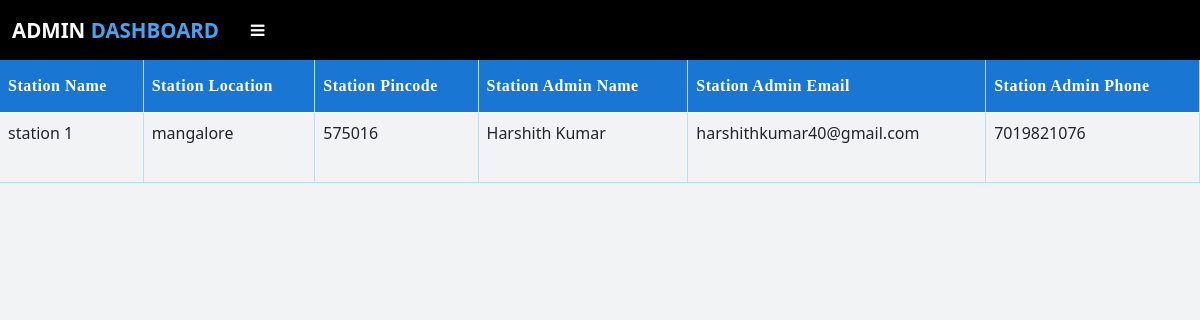
The app's page /stationlist (signed in), older data.
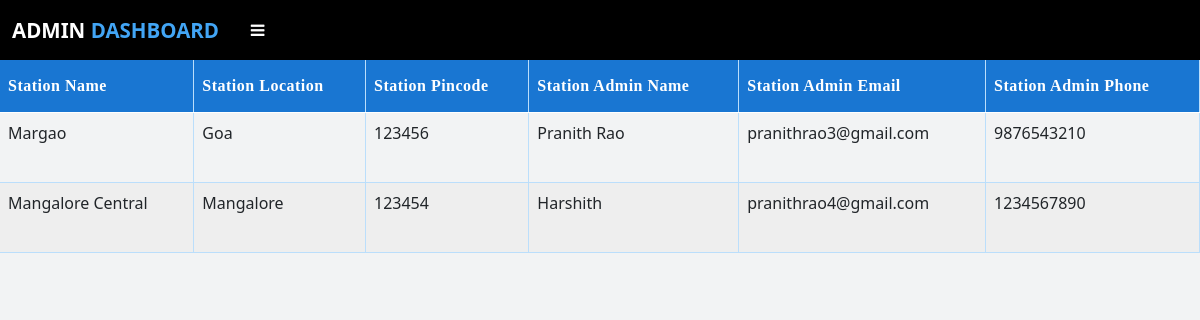
The same page, newer data.
### app.py (models this page shows, shortened)
class Station(db.Model):
    id = db.Column(db.Integer, primary_key=True)
    station_name = db.Column(db.String(100), nullable=False, unique=True)
    station_location = db.Column(db.String(100), nullable=False)
    station_pincode = db.Column(db.String(15), nullable=False)
    name = db.Column(db.String(100), nullable=False)
    email = db.Column(db.String(100), nullable=False, unique=True)
    phone = db.Column(db.String(11), nullable=False, unique=True)
    password = db.Column(db.String(255), nullable=False)

### app.py (the view)
@app.route("/stationlist")
def stationlist():
    if "mainadmin" in session:
        data = Station.query.all()
        return render_template("station_list.html", data=data)
    else:
        flash("Session Expired", "error")
        return redirect(url_for("adminlog"))

### templates/station_list.html (shortened to what this page needs)
{% extends "Admin_layout.html" %}
{% block head %} {{ super() }}
{% endblock %}
{% block content %}
<div class="table-responsive">
  <table class="table">
    <thead>
      <tr>
        <th scope="col">Station Name</th>
        <th scope="col">Station Location</th>
        <th scope="col">Station Pincode</th>
        <th scope="col">Station Admin Name</th>
        <th scope="col">Station Admin Email</th>
        <th scope="col">Station Admin Phone</th>
      </tr>
    </thead>
    <tbody>
      {% for i in data %}
      <tr>
        <td>{{i.station_name}}</td>
        <td>{{i.station_location}}</td>
        <td>{{i.station_pincode}}</td>
        <td>{{i.name}}</td>
        <td>{{i.email}}</td>
        <td>{{i.phone}}</td>
      </tr>
      {% endfor %}
    </tbody>
  </table>
</div>
{% endblock %}

Row changes from the older to the newer data that the page shows:
changed Station: station_name "station 1" → "Margao"; station_location "mangalore" → "Goa"; station_pincode "575016" → "123456"; name "Harshith Kumar" → "Pranith Rao"; email "harshithkumar40@gmail.com" → "pranithrao3@gmail.com"; phone "7019821076" → "9876543210"
added Station: station_name "Mangalore Central", station_location "Mangalore", station_pincode "123454", name "Harshith", email "pranithrao4@gmail.com", phone "1234567890"
